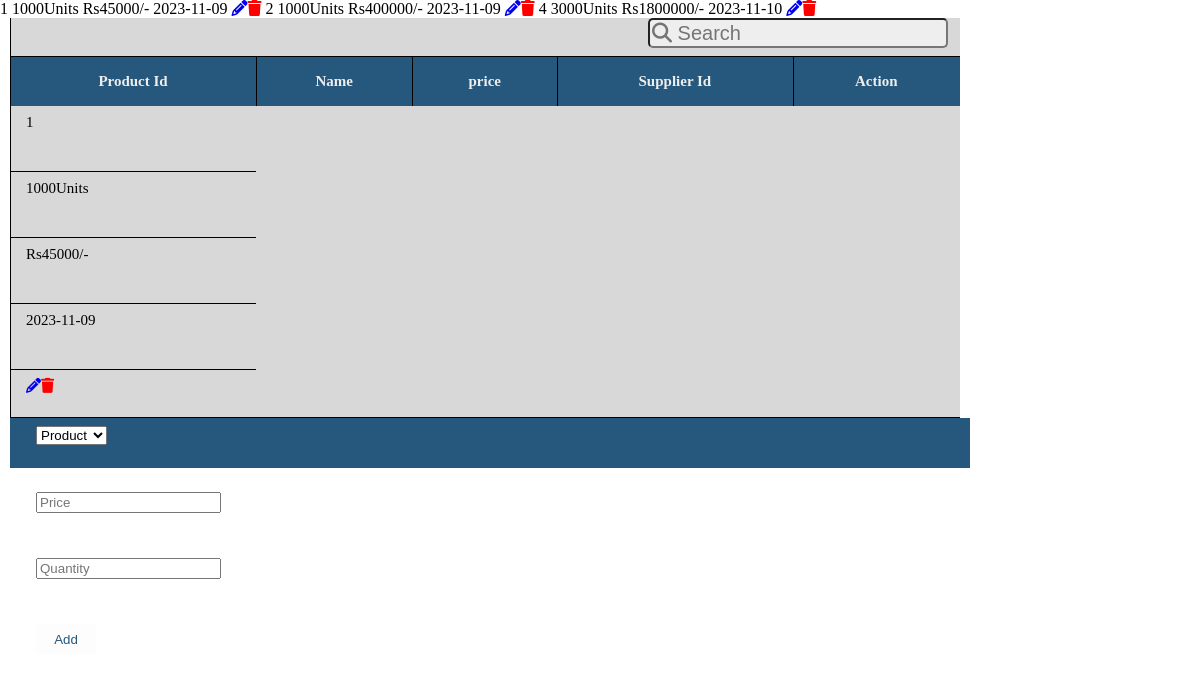
The app's page /display.purchase.php with its own data.
### tables this page shows
CREATE TABLE `purchase` (
  `id` int(11) NOT NULL,
  `product_id` int(11) NOT NULL,
  `quantity` varchar(100) NOT NULL,
  `amount` varchar(100) NOT NULL,
  `date_added` varchar(100) NOT NULL
);

### display.purchase.php (the view, shortened to what this page needs)
<link rel="stylesheet" href="https://cdnjs.cloudflare.com/ajax/libs/font-awesome/6.2.1/css/all.min.css" />
<tr id="listers">
 <?php
  require("php/config.php");
  $query="SELECT * FROM purchase  ";
  $result = mysqli_query($con, $query)or die(mysqli_error($con));
  while($row=mysqli_fetch_array($result,MYSQLI_ASSOC))
  {
    ?>
        <td><?php echo $row['id']; ?> </td>
        <td><?php echo $row['quantity']; ?>Units </td>
        <td>Rs<?php echo $row['amount']; ?>/-</td>
        <td><?php echo $row['date_added']; ?></td>
        <td><a href="update.product.php?id=<?php echo $row['id']; ?>" id="pensil"><i class="fa fa-pencil"></i></a><a href="delete.product.php?id=<?php echo $row['id']; ?>"><i class="fa fa-trash" id="trash"></i></a></td>
      <?php
}
?>
</tr>
<link rel="stylesheet" href="https://cdnjs.cloudflare.com/ajax/libs/font-awesome/6.2.1/css/all.min.css" />
<div class="dis_play">
<div class="tableFixHead">
<input type="text" id="search" placeholder="&#xF002; Search" style="font-family: Arial, FontAwesome;">
<table id="myTable">
        <thead>
                <th>Product Id</th>
                <th>Name</th>
                <th>price</th>
                <th>Supplier Id</th>
                <th>Action</th>
        </thead>
        <tbody>
        <?php
    require("php/config.php");
    $query="SELECT * FROM purchase  ";
    $result = mysqli_query($con, $query)or die(mysqli_error($con));
    while($row=mysqli_fetch_array($result,MYSQLI_ASSOC))
    {
      ?>
          <td><?php echo $row['id']; ?> </td>
          <td><?php echo $row['quantity']; ?>Units </td>
          <td>Rs<?php echo $row['amount']; ?>/-</td>
          <td><?php echo $row['date_added']; ?></td>
          <td><a href="update.product.php?id=<?php echo $row['id']; ?>" id="pensil"><i class="fa fa-pencil"></i></a><a href="delete.product.php?id=<?php echo $row['id']; ?>"><i class="fa fa-trash" id="trash"></i></a></td>
        <?php
  }
  ?>
        </tbody>
    </table>
</div>
<div class="added">
<?php include 'add.purchase.php';?>
</div>
</div>
</html>

### display.purchase.php (style rules this page uses)
td { display: block; }
.tableFixHead { overflow: auto; height: 100px; margin-left: 10px; background: #d8d8d8; }
.tableFixHead thead th { position: sticky; top: 0; z-index: 1; }
table { border-collapse: collapse; width: 100%; font-size: 15px; }
th, td { padding: 8px 16px; }
th { background: #eee; }
.tableFixHead { overflow: auto; height: 400px; width: 950px; }
table { border-collapse: collapse; width: 100%; }
th, td { padding: 8px 16px; white-space: nowrap; height: 50px; }
th { background: #26577C; color: #eee; }
.tableFixHead, .tableFixHead td { box-shadow: inset 1px -1px #000; }
.tableFixHead th { box-shadow: inset 1px 1px #000, 0 1px #000; }
.dis_play { display: block; }
.added { margin-left: 10px; height: 50px; width: 950px; background: #26577C; }
#search { width: 300px; height: 30px; margin-bottom: 8px; margin-right: 12px; float: right; outline: #26577C; border-radius: 5px; background: #eee; color: #26577C; font-size: 20px; }
#trash { color: red; }

### records on screen
purchase: id "1", quantity "1000", amount "45000", date_added "2023-11-09"
purchase: id "2", quantity "1000", amount "400000", date_added "2023-11-09"
purchase: id "4", quantity "3000", amount "1800000", date_added "2023-11-10"
